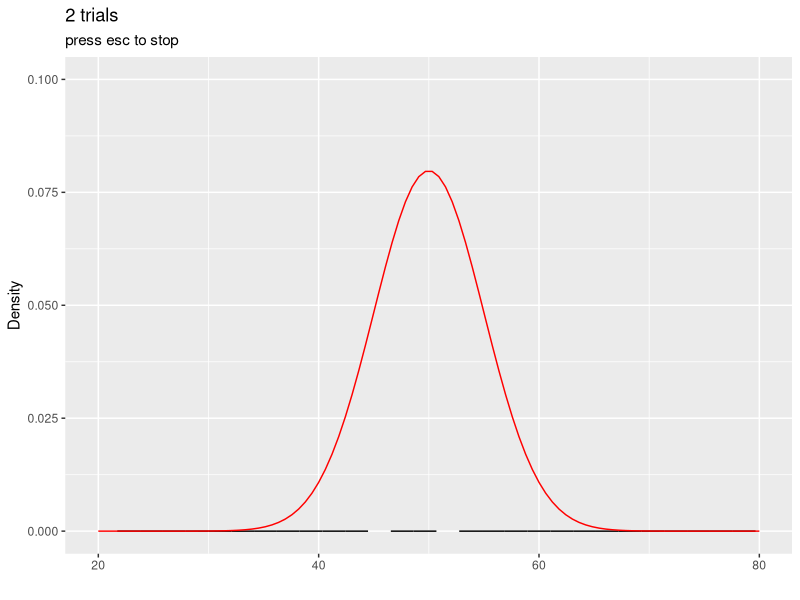
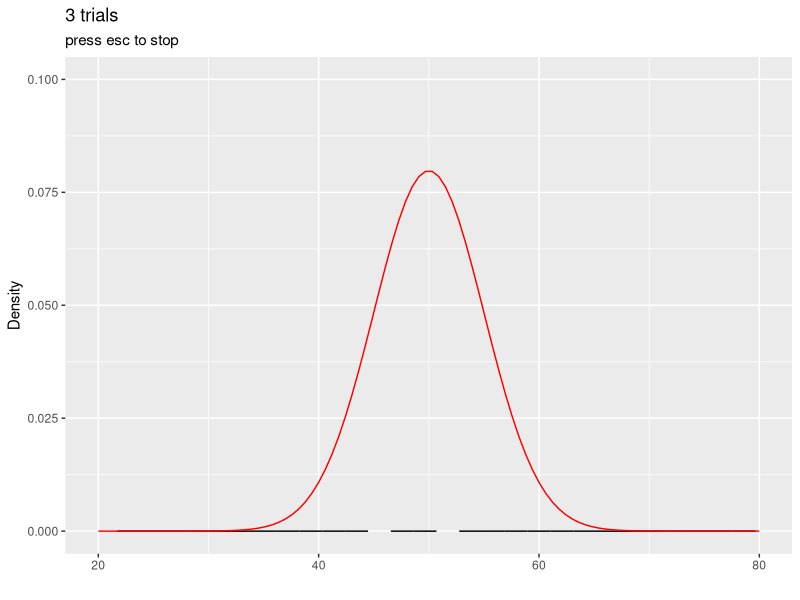
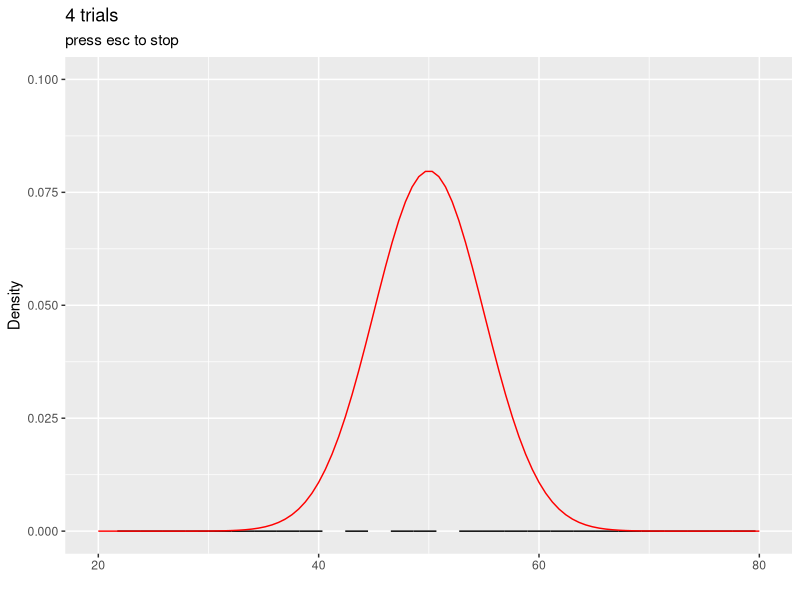
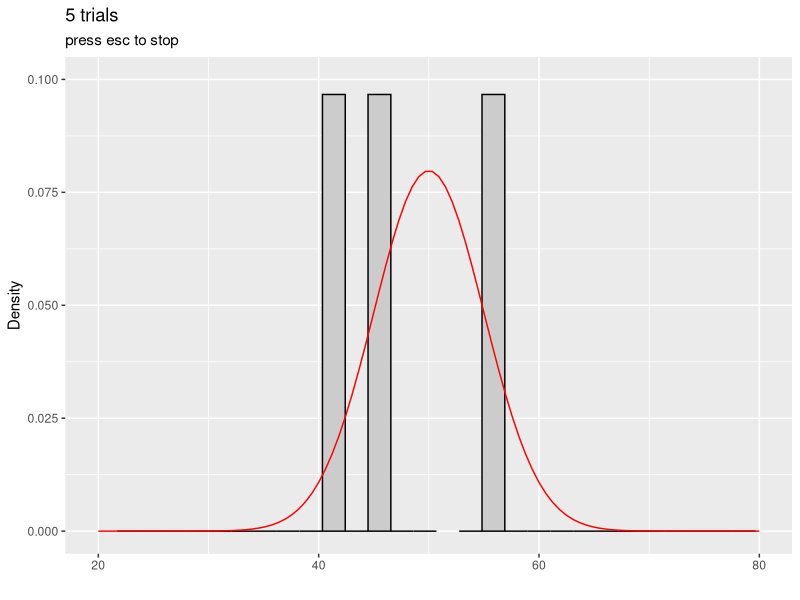
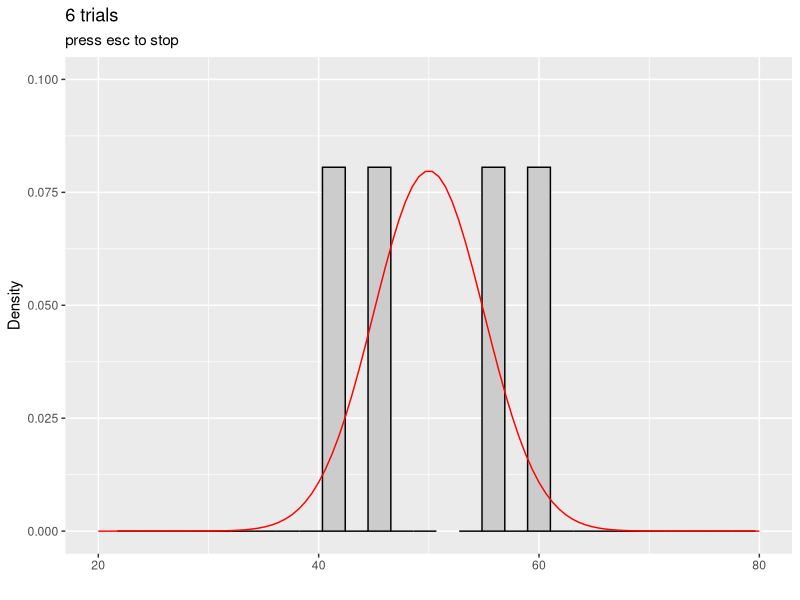
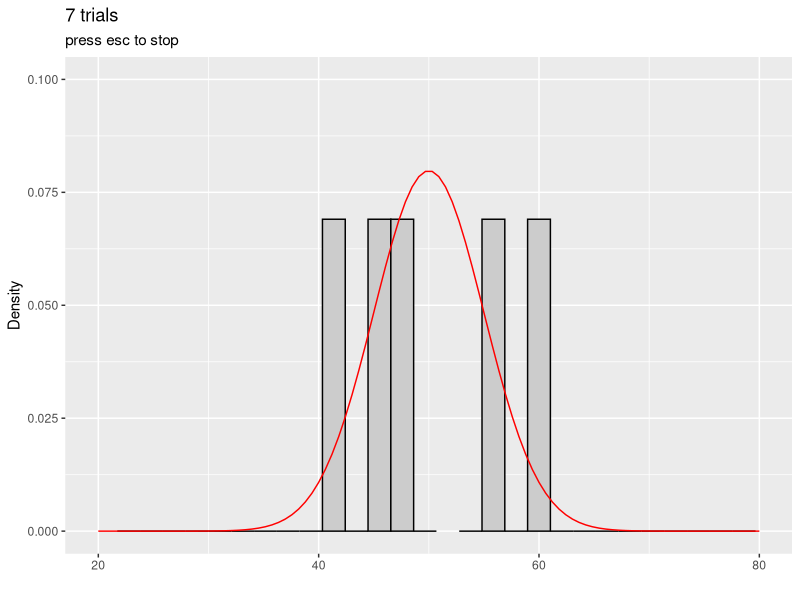
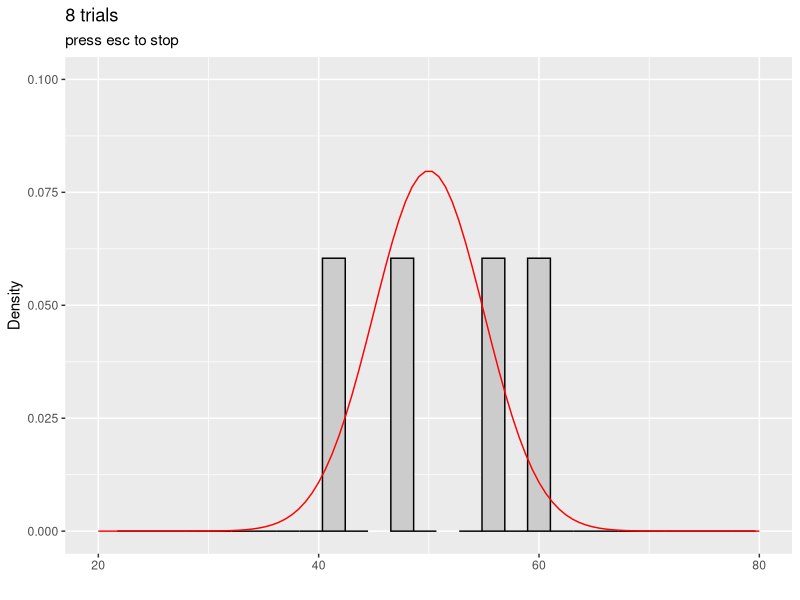
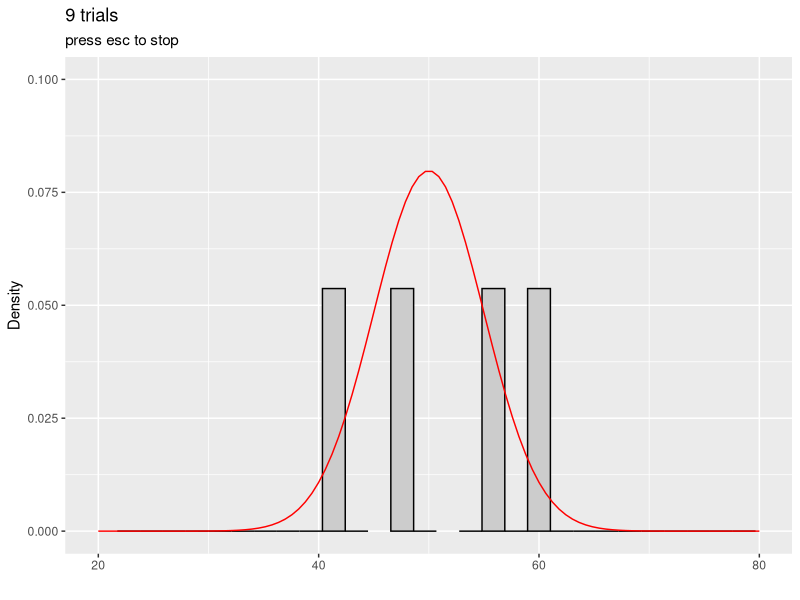

Write R code to recreate these figures, in order. (Note: a time limit stopped this script after it produced the figures.)
#Create a virtual Galton board
library(tidyverse); library(cowplot)

prob = 0.5 #probability of 'success'
ntrial = 100  #number of trials per ball
i = 0
samp = data.frame(V1 = as.numeric())

while(i == 0) {
	samp <- rbind(samp, data.frame(V1 = rbinom(1,size=ntrial,prob)))
	if(nrow(samp)==1) next
	fig <- ggplot() +
		geom_histogram(data = samp, aes(x = V1, y = ..density..), color = "black", fill = "gray80", bins = 30) +
		stat_function(data = samp, aes(V1),
			fun = dnorm, n = 100,
			args = list(mean = prob*ntrial, sd = sqrt(ntrial*prob*(1-prob))),
			color = "red") +
		xlim(c(20,80)) +
		ylim(c(0,.1)) +
		labs(x = "", 
			y = "Density", 
			title = paste(nrow(samp), "trials", sep = " "), 
			subtitle = "press esc to stop") +
		NULL
	print(fig)
	#Sys.sleep(.2) #optional: will slow down simulation
}
